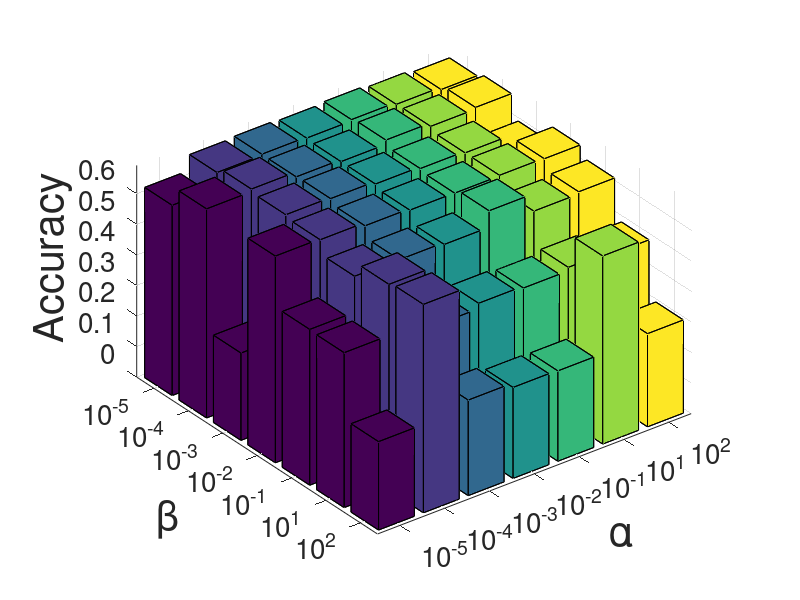

Recreate this plot in MATLAB.
warning off
clear all;

% load sensi
% load sensi_honda
load YTC_TMP
result=[];
for j=1:7
    for i=1:7
        result(i,j) = total_res(i+7*(j-1),1);
    end
end



bar3(result);

% xlabel('\beta');ylabel('\alpha');zlabel('Accuracy');

set(gca,'Xticklabel',{'10^{-5}','10^{-4}','10^{-3}','10^{-2}','10^{-1}','10^{1}','10^{2}'});
set(gca,'Yticklabel',{'10^{-5}','10^{-4}','10^{-3}','10^{-2}','10^{-1}','10^{1}','10^{2}'});
set(gca,'FontSize',20),'bold';
xlabel('\alpha','FontSize',30),'bold';
ylabel('\beta','FontSize',30),'bold';  
zlabel('Accuracy','FontSize',30),'bold';  

set(gcf, 'position', [0 0 800 600]);
% title('The results of three students');
